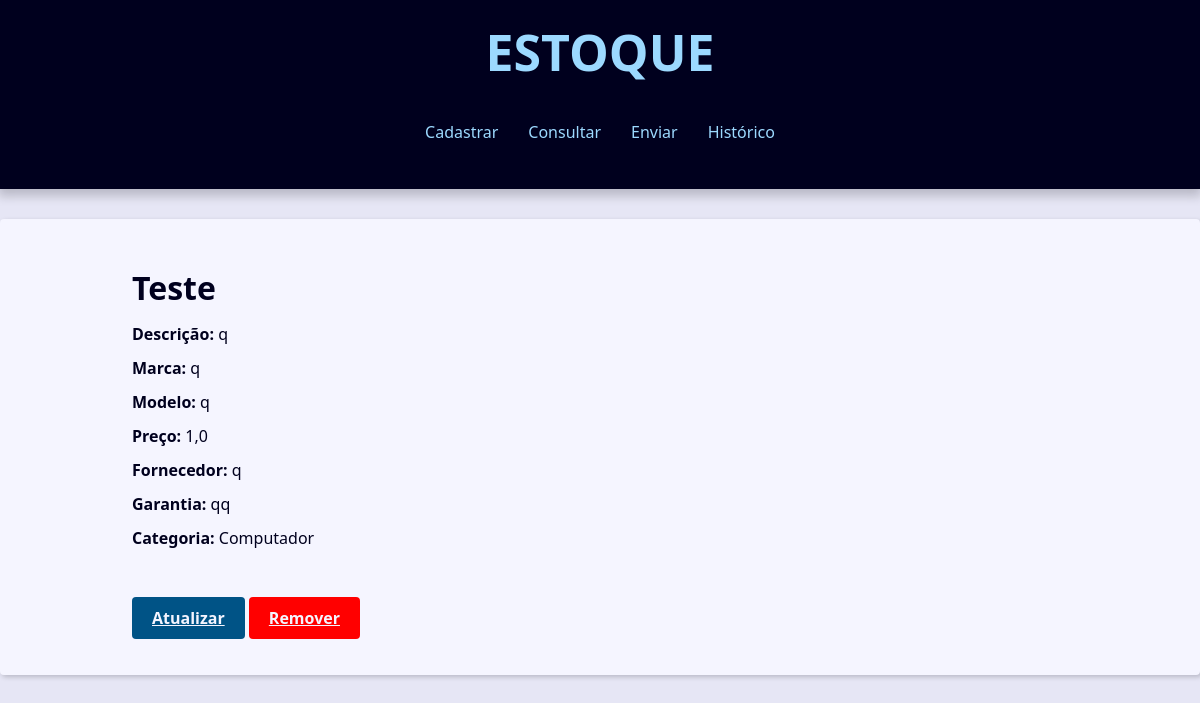
/stock/1/item, run on the app's committed database.
### stock/models.py (models this page shows, shortened)
class Materias(models.Model):
    name = models.CharField(max_length=70)
    description = models.CharField(max_length=255,blank=True)
    marca = models.CharField(max_length=30)
    modelo = models.CharField(max_length=150,blank=True)
    data = models.DateTimeField(default=timezone.now)
    preco = models.FloatField()
    fornecedor = models.CharField(max_length=40)
    garantia = models.CharField(max_length=40)
    quantidade = models.IntegerField()
    categoria = models.ForeignKey(
        Categoria,
        on_delete=models.SET_NULL,
        blank=True,
        null=True,
    )

class Categoria(models.Model):
    class Meta:
        verbose_name = 'Category' #Singular
        verbose_name_plural = 'Categories' #Plural
    name = models.CharField(max_length=50)
    def __str__(self) -> str:
        return f'{self.name}'

### stock/views/movimentos_views.py (the view)
# urls.py: path('stock/<int:id_item>/item',views.item,name='item'),
def item(request,id_item):
    item = get_object_or_404(Materias,pk=id_item)
    contexto = {
        'item': item
    }
    return render(
        request,
        'stock/item.html',
        contexto,
    )

### stock/templates/stock/item.html
{% extends 'global/base.html' %}
{% block content %}
<div class="single-contact">
    <h1 class="single-contact">
        {{item.name}}
    </h1>
    <p><b>Descrição: </b>{{item.description}}</p>
    <p><b>Marca: </b>{{item.marca}}</p>
    <p><b>Modelo: </b>{{item.modelo}}</p>
    <p><b>Preço: </b>{{item.preco}}</p>
    <p><b>Fornecedor: </b>{{item.fornecedor}}</p>
    <p><b>Garantia: </b>{{item.garantia}}</p>
    <p><b>Categoria: </b>{{item.categoria}}</p>
    <div class="contact-links" style="margin-top:7vh;">
        <a href="{% url 'stock:atualizar' item.id %}" class="btn">Atualizar</a>
        <a href="{% url 'stock:removeItem' item.id %}" class="btn" style='background-color: red;'>Remover</a>
    </div>
</div>
{% endblock content %}

### base_static/global/css/style.css (style rules this page uses)
:root { --spacing: 1.5rem; --link-dark-color: rgb(0, 83, 134); --link-light-color: rgb(156, 217, 255); --clr-white: rgb(245, 245, 255); --clr-black: rgb(0, 0, 30); --clr-light-gray: rgb(230, 230, 245); --clr-dark-shadow-5: rgba(0, 0, 10, 5%); --clr-dark-shadow-10: rgba(0, 0, 10, 10%); --clr-dark-shadow-20: rgba(0, 0, 10, 20%); --clr-light-shadow-5: rgba(200, 200, 255, 5%); --clr-light-shadow-10: rgba(200, 200, 255, 10%); --clr-light-shadow-20: rgba(200, 200, 255, 20%); --main-page-width: 120rem; --table-min-width: 60rem; --biggest-font-size: 5rem; --bigger-font-size: 4rem; --big-font-size: 3.2rem; --medium-font-size: 2.4rem; --small-font-size: 1.6rem; --smaller-font-size: 1.4rem; --smallest-font-size: 1.2rem; --transition-fast: 300ms; --transition-medium: 600ms; --transition-slow: 1s; --default-border-radius: 4px; }
*, *::before, *::after { margin: 0; padding: 0; box-sizing: border-box; }
html { font-size: 62.5%; }
body { font-family: system-ui, -apple-system, BlinkMacSystemFont, 'Segoe UI', Roboto, Oxygen, Ubuntu, Cantarell, 'Open Sans', 'Helvetica Neue', sans-serif; line-height: 1.5; font-size: var(--small-font-size); color: var(--clr-black); -webkit-font-smoothing: antialiased; background: var(--clr-light-gray); }
@media (min-width: 600px) { .single-contact { max-width: 80%; margin: calc(var(--spacing) * 2) auto; } }
.single-contact h1 { margin: 1rem 0; }
.single-contact p { margin: 1rem 0; }
.btn { background-color: var(--link-dark-color); color: var(--clr-white); font-weight: bold; border: none; padding: 1rem 2rem; border-radius: var(--default-border-radius); cursor: pointer; transition: filter var(--transition-fast) ease-in-out; }

### data on the page
Materias: name "Teste", description "q", marca "q", modelo "q", preco "1,0", fornecedor "q", garantia "qq", categoria "Computador"
